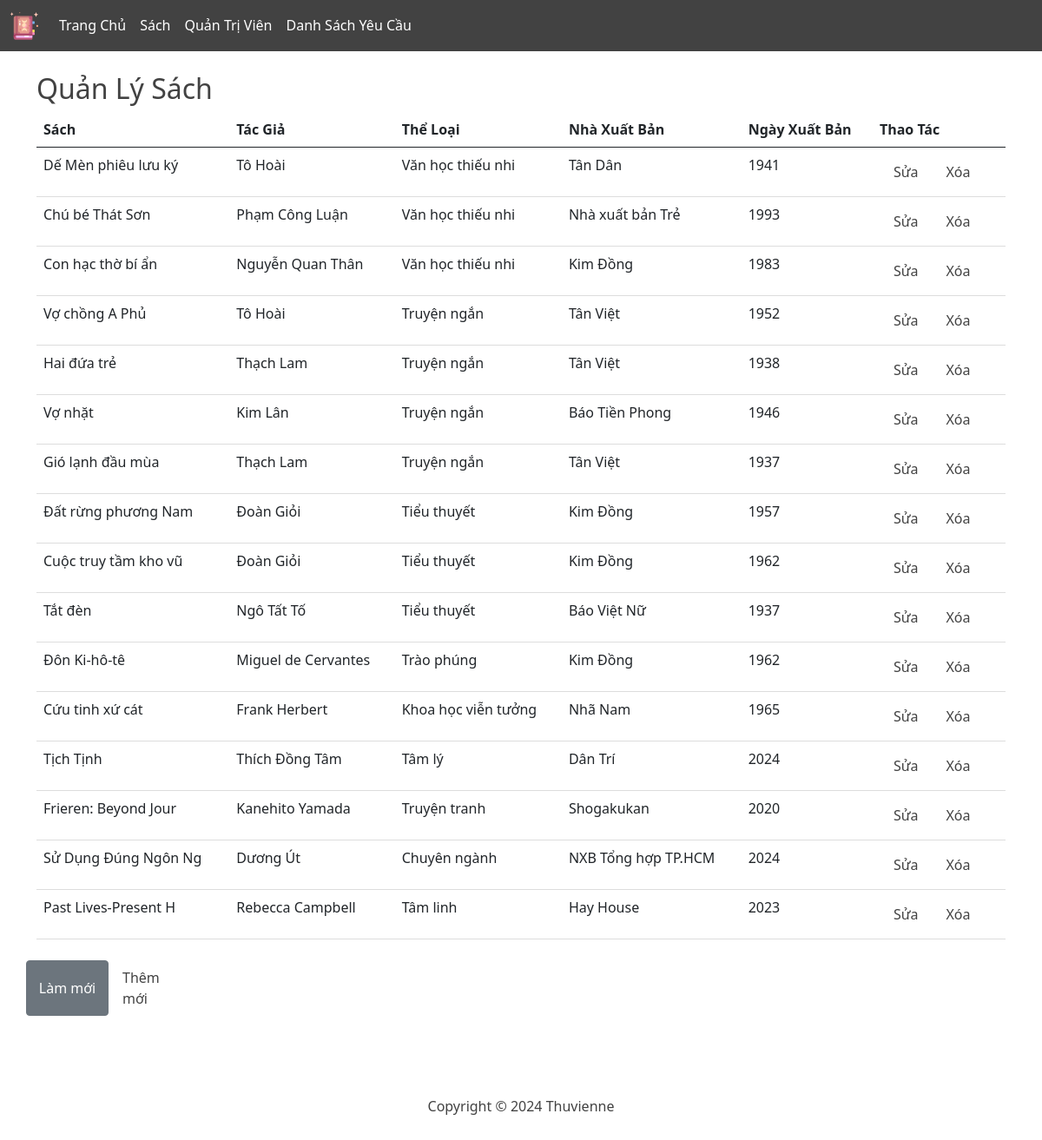
Page /pages/admin/manage_books.php on the committed database.
### tables this page shows
CREATE TABLE `sach` (
  `MA_SACH` int(11) NOT NULL,
  `STT_THELOAI` int(11) NOT NULL,
  `MA_NXB` char(10) NOT NULL,
  `MA_TG` char(10) NOT NULL,
  `TEN_SACH` varchar(20) NOT NULL,
  `TGXB` year(4) NOT NULL
);

CREATE TABLE `tac_gia` (
  `MA_TG` char(10) NOT NULL,
  `TEN_TG` varchar(20) NOT NULL,
  `WEBSITE` varchar(30) NOT NULL
);

CREATE TABLE `the_loai` (
  `STT_THELOAI` int(11) NOT NULL,
  `TEN_TL` varchar(20) NOT NULL
);

CREATE TABLE `nha_xuat_ban` (
  `MA_NXB` char(10) NOT NULL,
  `TEN_NXB` varchar(20) NOT NULL,
  `DIACHI_NXB` varchar(50) NOT NULL,
  `NGUOIDAIDIEN` text NOT NULL
);

### public/pages/admin/manage_books.php (the view)
<?php
require __DIR__ . '/../../../src/db/db_connect.php';
try {
    $query = "
        SELECT SACH.MA_SACH, SACH.TEN_SACH, TAC_GIA.TEN_TG, THE_LOAI.TEN_TL, NHA_XUAT_BAN.TEN_NXB, SACH.TGXB
        FROM SACH
        JOIN TAC_GIA ON SACH.MA_TG = TAC_GIA.MA_TG
        JOIN THE_LOAI ON SACH.STT_THELOAI = THE_LOAI.STT_THELOAI
        JOIN NHA_XUAT_BAN ON SACH.MA_NXB = NHA_XUAT_BAN.MA_NXB
    ";
    $stmt = $pdo->query($query);
    $sachs = $stmt->fetchAll(PDO::FETCH_ASSOC);
} catch (PDOException $e) {
    echo "Lỗi: " . $e->getMessage();
    exit();
}
?>
<!DOCTYPE html>
<html lang="en">
<?php require __DIR__ . '/../../../src/partials/header.php' ?>
<body>
<?php require __DIR__ . '/../../../src/partials/sub-header--admin.php' ?>
    <main class="container mt-4">
        <h2>Quản Lý Sách</h2>
        <table class="table">
            <thead>
                <tr>
                    <th>Sách</th>
                    <th>Tác Giả</th>
                    <th>Thể Loại</th>
                    <th>Nhà Xuất Bản</th>
                    <th>Ngày Xuất Bản</th>
                    <th>Thao Tác</th>
                </tr>
            </thead>
            <tbody>
                <?php foreach ($sachs as $sach) : ?>
                    <tr>
                        <td><?= htmlspecialchars($sach['TEN_SACH']) ?></td>
                        <td><?= htmlspecialchars($sach['TEN_TG']) ?></td>
                        <td><?= htmlspecialchars($sach['TEN_TL']) ?></td>
                        <td><?= htmlspecialchars($sach['TEN_NXB']) ?></td>
                        <td><?= htmlspecialchars($sach['TGXB']) ?></td>
                        <td>
                            <a style="float: left;" class="nav-link col" href="/admin/thaotac/edit/?id=<?= $sach['MA_SACH'] ?>">Sửa</a>
                            <a style="float: left;" class="nav-link col" href="/admin/thaotac/delete/?id=<?= $sach['MA_SACH'] ?>" onclick="return confirm('Bạn có chắc chắn muốn xóa không?');">Xóa</a>
                        </td>
                    </tr>
                <?php endforeach; ?>
            </tbody>
        </table>
        <div class="row mt-4">
            <button type="button" class="btn btn-secondary col-lg-1">Làm mới</button>
            <a href="/admin/thaotac/add" class="nav-link col-lg-1">Thêm mới</a>
        </div>
    </main>
<?php require __DIR__ . '/../../../src/partials/footer.php' ?>
</body>
</body>
</html>

### rows in the picture
sach: TEN_SACH "Dế Mèn phiêu lưu ký", MA_TG.TEN_TG "Tô Hoài", STT_THELOAI.TEN_TL "Văn học thiếu nhi", MA_NXB.TEN_NXB "Tân Dân", TGXB "1941"
sach: TEN_SACH "Chú bé Thát Sơn", MA_TG.TEN_TG "Phạm Công Luận", STT_THELOAI.TEN_TL "Văn học thiếu nhi", MA_NXB.TEN_NXB "Nhà xuất bản Trẻ", TGXB "1993"
sach: TEN_SACH "Con hạc thờ bí ẩn", MA_TG.TEN_TG "Nguyễn Quan Thân", STT_THELOAI.TEN_TL "Văn học thiếu nhi", MA_NXB.TEN_NXB "Kim Đồng", TGXB "1983"
sach: TEN_SACH "Vợ chồng A Phủ", MA_TG.TEN_TG "Tô Hoài", STT_THELOAI.TEN_TL "Truyện ngắn", MA_NXB.TEN_NXB "Tân Việt", TGXB "1952"
sach: TEN_SACH "Hai đứa trẻ", MA_TG.TEN_TG "Thạch Lam", STT_THELOAI.TEN_TL "Truyện ngắn", MA_NXB.TEN_NXB "Tân Việt", TGXB "1938"
sach: TEN_SACH "Vợ nhặt", MA_TG.TEN_TG "Kim Lân", STT_THELOAI.TEN_TL "Truyện ngắn", MA_NXB.TEN_NXB "Báo Tiền Phong", TGXB "1946"
sach: TEN_SACH "Gió lạnh đầu mùa", MA_TG.TEN_TG "Thạch Lam", STT_THELOAI.TEN_TL "Truyện ngắn", MA_NXB.TEN_NXB "Tân Việt", TGXB "1937"
sach: TEN_SACH "Đất rừng phương Nam", MA_TG.TEN_TG "Đoàn Giỏi", STT_THELOAI.TEN_TL "Tiểu thuyết", MA_NXB.TEN_NXB "Kim Đồng", TGXB "1957"
sach: TEN_SACH "Cuộc truy tầm kho vũ", MA_TG.TEN_TG "Đoàn Giỏi", STT_THELOAI.TEN_TL "Tiểu thuyết", MA_NXB.TEN_NXB "Kim Đồng", TGXB "1962"
sach: TEN_SACH "Tắt đèn", MA_TG.TEN_TG "Ngô Tất Tố", STT_THELOAI.TEN_TL "Tiểu thuyết", MA_NXB.TEN_NXB "Báo Việt Nữ", TGXB "1937"
sach: TEN_SACH "Đôn Ki-hô-tê", MA_TG.TEN_TG "Miguel de Cervantes", STT_THELOAI.TEN_TL "Trào phúng", MA_NXB.TEN_NXB "Kim Đồng", TGXB "1962"
sach: TEN_SACH "Cứu tinh xứ cát", MA_TG.TEN_TG "Frank Herbert", STT_THELOAI.TEN_TL "Khoa học viễn tưởng", MA_NXB.TEN_NXB "Nhã Nam", TGXB "1965"
sach: TEN_SACH "Tịch Tịnh", MA_TG.TEN_TG "Thích Đồng Tâm", STT_THELOAI.TEN_TL "Tâm lý", MA_NXB.TEN_NXB "Dân Trí", TGXB "2024"
sach: TEN_SACH "Frieren: Beyond Jour", MA_TG.TEN_TG "Kanehito Yamada", STT_THELOAI.TEN_TL "Truyện tranh", MA_NXB.TEN_NXB "Shogakukan", TGXB "2020"
sach: TEN_SACH "Sử Dụng Đúng Ngôn Ng", MA_TG.TEN_TG "Dương Út", STT_THELOAI.TEN_TL "Chuyên ngành", MA_NXB.TEN_NXB "NXB Tổng hợp TP.HCM", TGXB "2024"
sach: TEN_SACH "Past Lives-Present H", MA_TG.TEN_TG "Rebecca Campbell", STT_THELOAI.TEN_TL "Tâm linh", MA_NXB.TEN_NXB "Hay House", TGXB "2023"
